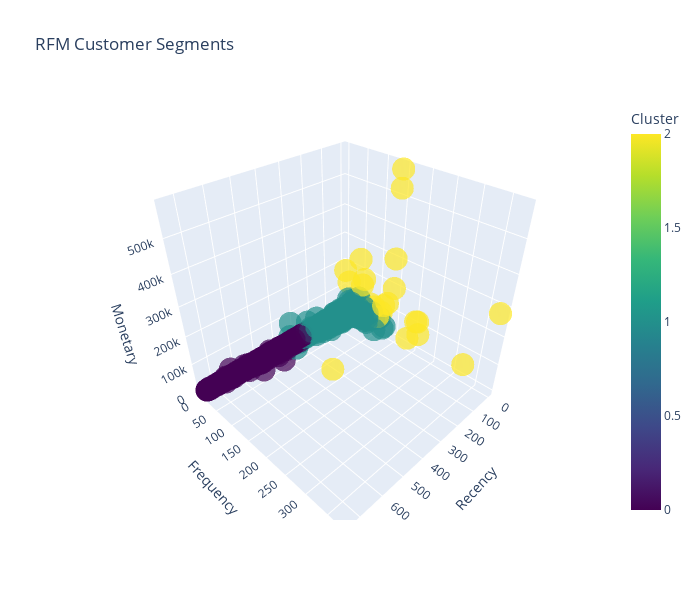

The code cell stored with this chart in its notebook:
### Markdown cell above
## 3D Scatter Plot

### Code cell
# 3D Scatter Plot
fig = px.scatter_3d(
    rfm, 
    x='Recency', 
    y='Frequency', 
    z='Monetary',
    color='Cluster',
    color_continuous_scale='viridis',
    title='RFM Customer Segments',
    labels={'Recency': 'Recency', 'Frequency': 'Frequency', 'Monetary': 'Monetary Value'},
    hover_name=rfm.index if 'Customer ID' not in rfm.columns else rfm['Customer ID'],
    opacity=0.7,
    size_max=10
)

# Update layout for better visualization
fig.update_layout(
    scene=dict(
        xaxis_title='Recency', # (Lower is better)
        yaxis_title='Frequency', # (Higher is better)
        zaxis_title='Monetary', # (Higher is better)
    ),
    width=700,
    height=600
)

fig.show()

### Figure 1 — Plotly figure (JSON) as saved in the notebook; plotly's stock layout.template omitted (floating-point values rounded to 4 significant figures; data arrays with more than 128 entries replaced by an {"elided": "..."} marker saying what was removed)
{"data": [{"hovertemplate": "<b>%{hovertext}</b><br><br>Recency=%{x}<br>Frequency=%{y}<br>Monetary Value=%{z}<br>Cluster=%{marker.color}<extra></extra>", "hovertext": {"elided": "5853 str values"}, "legendgroup": "", "marker": {"color": {"elided": "5853 int values"}, "coloraxis": "coloraxis", "opacity": 0.7, "symbol": "circle"}, "mode": "markers", "name": "", "scene": "scene", "showlegend": false, "type": "scatter3d", "x": {"elided": "5853 int values"}, "y": {"elided": "5853 int values"}, "z": {"elided": "5853 float values"}}], "layout": {"coloraxis": {"colorbar": {"title": {"text": "Cluster"}}, "colorscale": [[0, "#440154"], [0.1111, "#482878"], [0.2222, "#3e4989"], [0.3333, "#31688e"], [0.4444, "#26828e"], [0.5556, "#1f9e89"], [0.6667, "#35b779"], [0.7778, "#6ece58"], [0.8889, "#b5de2b"], [1, "#fde725"]]}, "height": 600, "legend": {"tracegroupgap": 0}, "scene": {"domain": {"x": [0, 1], "y": [0, 1]}, "xaxis": {"title": {"text": "Recency"}}, "yaxis": {"title": {"text": "Frequency"}}, "zaxis": {"title": {"text": "Monetary"}}}, "title": {"text": "RFM Customer Segments"}, "width": 700}}
